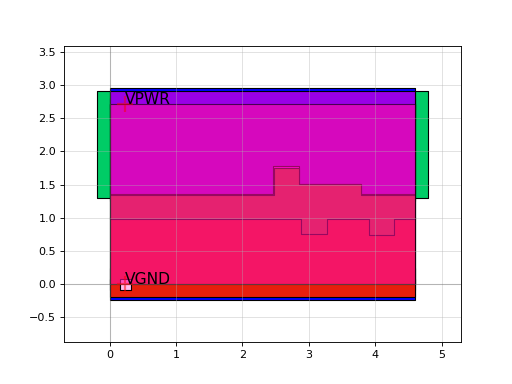

The script that drew this image:
import sky130

c = sky130.components.sky130_fd_sc_hd__and4bb_2()
c.plot()
